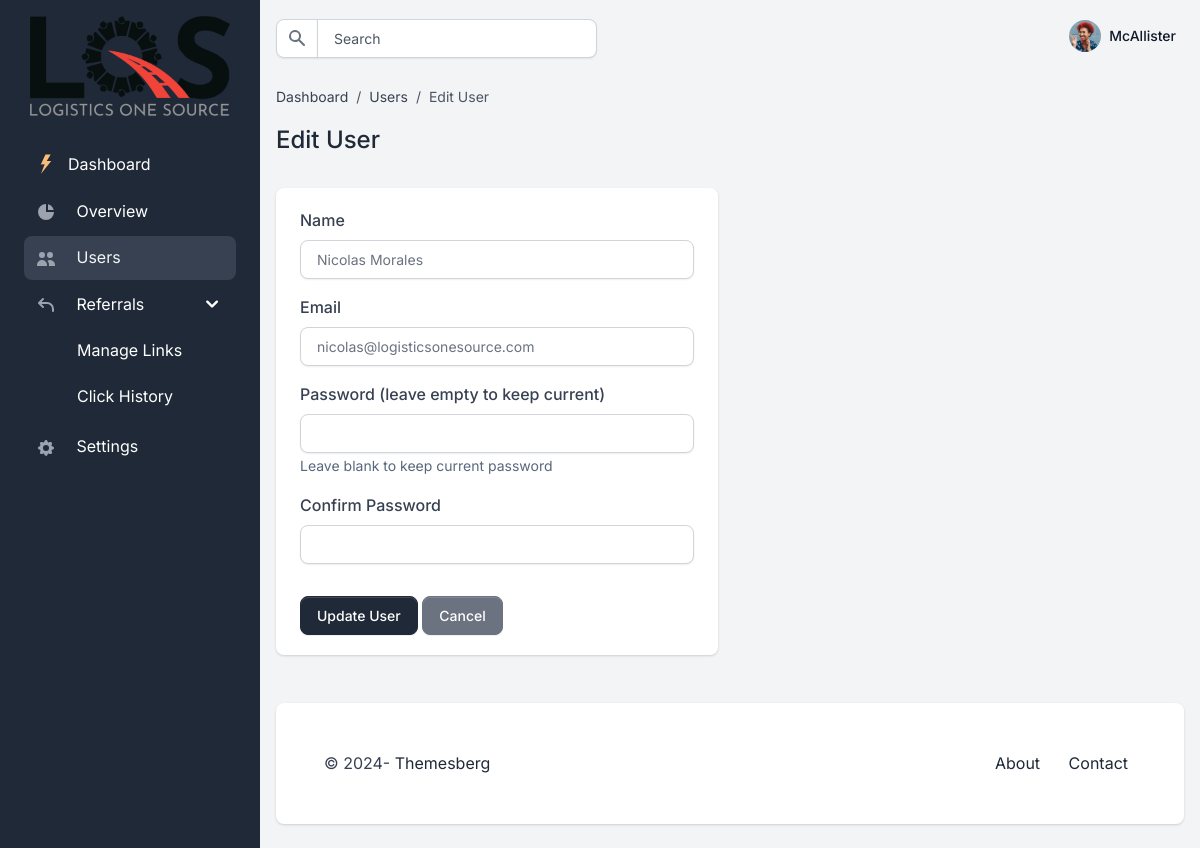
Screenshot of /users/2/edit (signed in) with the database file from the repository.
### models/user.py (models this page shows, shortened)
class User(UserMixin, db.Model):
    id = db.Column(db.Integer, primary_key=True)
    email = db.Column(db.String(120), unique=True, nullable=False)
    password_hash = db.Column(db.String(128))
    name = db.Column(db.String(64))
    created_at = db.Column(db.DateTime, default=datetime.utcnow)
    reset_token = db.Column(db.String(100), unique=True)
    reset_token_expiry = db.Column(db.DateTime)
    is_admin = db.Column(db.Boolean, default=False)
    unique_link = db.Column(db.String(100), unique=True, default=lambda: str(uuid.uuid4()))
    @property
    def username(self):
        return self.name or self.email.split('@')[0]

### routes/users.py (the view, shortened to what this page needs)
@users.route('/users/<int:id>/edit', methods=['GET', 'POST'])
@login_required
@admin_required
def edit(id):
    user = User.query.get_or_404(id)
    form = AdminUserEditForm(obj=user)
    return render_template('users/edit.html', form=form, user=user)

### forms.py
class AdminUserEditForm(AdminUserForm):
    id = HiddenField('ID')
    password = PasswordField('Password (leave empty to keep current)', validators=[
        Optional(),
        Length(min=6, message='Password must be at least 6 characters long')
    ])
    confirm_password = PasswordField('Confirm Password', validators=[
        Optional(),
        EqualTo('password', message='Passwords must match')
    ])

### models/user.py (called while the page is built)
@login_manager.user_loader
def load_user(id):
    return User.query.get(int(id))

### templates/users/edit.html (shortened to what this page needs)
{% extends "base.html" %}
{% block content %}
<div class="py-4">
    <nav aria-label="breadcrumb" class="d-none d-md-inline-block">
        <ol class="breadcrumb breadcrumb-dark breadcrumb-transparent">
            <li class="breadcrumb-item"><a href="{{ url_for('main.dashboard') }}">Dashboard</a></li>
            <li class="breadcrumb-item"><a href="{{ url_for('users.index') }}">Users</a></li>
            <li class="breadcrumb-item active">Edit User</li>
        </ol>
    </nav>
    <div class="d-flex justify-content-between w-100 flex-wrap">
        <div class="mb-3 mb-lg-0">
            <h1 class="h4">Edit User</h1>
        </div>
    </div>
</div>
<div class="row">
    <div class="col-12 col-xl-6">
        <div class="card card-body border-0 shadow mb-4">
            <form action="{{ url_for('users.edit', id=user.id) }}" method="POST">
                <div class="row">
                    <div class="col-12 mb-3">
                        <div class="form-group">
                            {{ form.name.label(class="form-label") }}
                            {{ form.name(class="form-control") }}
                        </div>
                    </div>
                </div>
                <div class="row">
                    <div class="col-12 mb-3">
                        <div class="form-group">
                            {{ form.email.label(class="form-label") }}
                            {{ form.email(class="form-control") }}
                        </div>
                    </div>
                </div>
                <div class="row">
                    <div class="col-12 mb-3">
                        <div class="form-group">
                            {{ form.password.label(class="form-label") }}
                            {{ form.password(class="form-control") }}
                            <small class="form-text text-muted">Leave blank to keep current password</small>
                        </div>
                    </div>
                </div>
                <div class="row">
                    <div class="col-12 mb-3">
                        <div class="form-group">
                            {{ form.confirm_password.label(class="form-label") }}
                            {{ form.confirm_password(class="form-control") }}
                        </div>
                    </div>
                </div>
                <div class="mt-3">
                    <button type="submit" class="btn btn-primary">Update User</button>
                    <a href="{{ url_for('users.index') }}" class="btn btn-gray-500">Cancel</a>
                </div>
            </form>
        </div>
    </div>
</div>
{% endblock %}

### templates/partials/topbar.html (shortened to what this page needs)
<nav class="navbar navbar-top navbar-expand navbar-dashboard navbar-dark ps-0 pe-2 pb-0">
  <div class="container-fluid px-0">
    <div class="d-flex justify-content-between w-100" id="navbarSupportedContent">
      <div class="d-flex align-items-center">
        <form class="navbar-search form-inline" id="navbar-search-main">
          <div class="input-group input-group-merge search-bar">
              <span class="input-group-text" id="topbar-addon">
              </span>
              <input type="text" class="form-control" id="topbarInputIconLeft" placeholder="Search" aria-label="Search" aria-describedby="topbar-addon">
          </div>
        </form>
      </div>
      <ul class="navbar-nav align-items-center">
        <li class="nav-item dropdown ms-lg-3">
          <a class="nav-link dropdown-toggle pt-1 px-0" href="#" role="button" data-bs-toggle="dropdown" aria-expanded="false">
            <div class="media d-flex align-items-center">
              <img class="avatar rounded-circle" alt="Image placeholder" src="{{ url_for('static', filename='img/team/profile-picture-3.jpg') }}">
              <div class="media-body ms-2 text-dark align-items-center d-none d-lg-block">
                <span class="mb-0 font-small fw-bold text-gray-900">{{ current_user.username }}</span>
              </div>
            </div>
          </a>
        </li>
      </ul>
    </div>
  </div>
</nav>

### rows the page displays
User: username "McAllister"
User: name "Nicolas Morales", email "nicolas@logisticsonesource.com"
